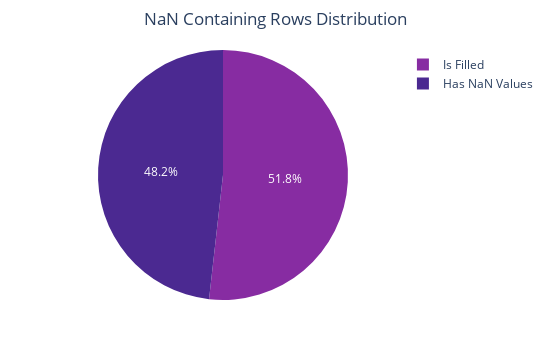

Notebook source saved alongside this figure:
### Code cell
# Rows containing NaN values
total_rows = len(risk_factor_df)
nan_rows = risk_factor_df.isna().any(axis=1).tolist().count(True)
print("\nTotal Rows containing NaN values in dataset: {}/{}".format(nan_rows, total_rows))

rows_fig=go.Figure(data=[go.Pie(labels=["Has NaN Values","Is Filled"],
    values=[nan_rows, total_rows],
    marker_colors=[px.colors.sequential.Agsunset[0], px.colors.sequential.Agsunset[1]])])

rows_fig.update_layout(
    title="NaN Containing Rows Distribution",
    margin=dict(l=50, r=50, t=50, b=50),
    title_x=0.5,
    width=550, height= 350    
)

rows_fig.show()

### Figure 1 — Plotly figure (JSON) as saved in the notebook; plotly's stock layout.template omitted (floating-point values rounded to 4 significant figures)
{"data": [{"labels": ["Has NaN Values", "Is Filled"], "marker": {"colors": ["rgb(75, 41, 145)", "rgb(135, 44, 162)"]}, "type": "pie", "values": [799, 858]}], "layout": {"height": 350, "margin": {"b": 50, "l": 50, "r": 50, "t": 50}, "title": {"text": "NaN Containing Rows Distribution", "x": 0.5}, "width": 550}}
